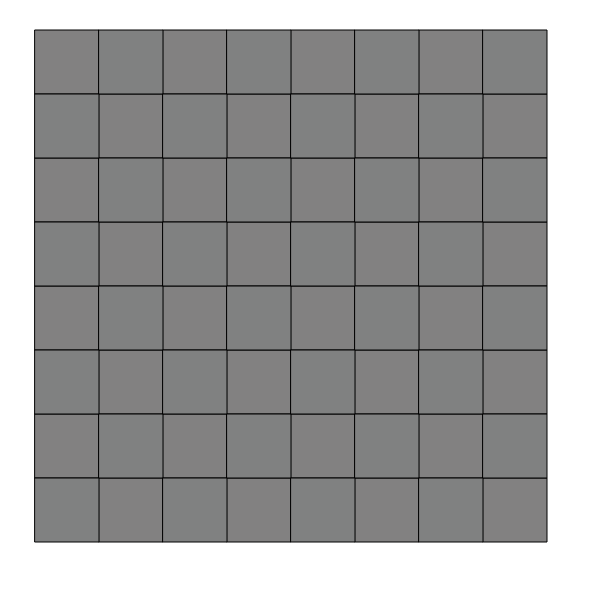
Frame 1 (no input)
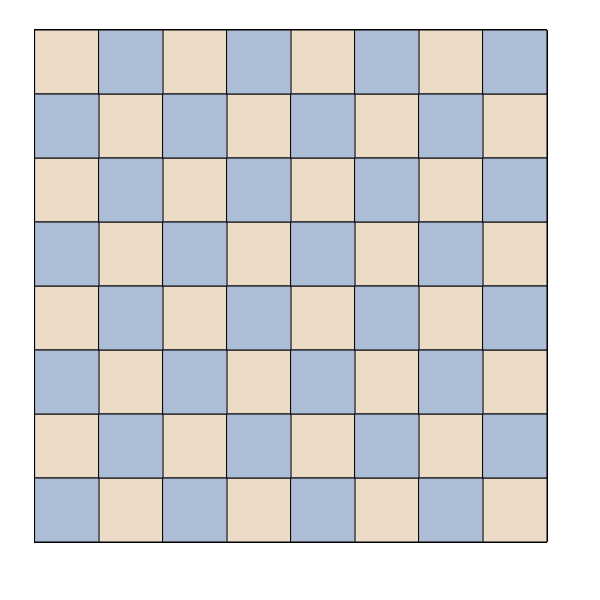
Frame 60 (no input)
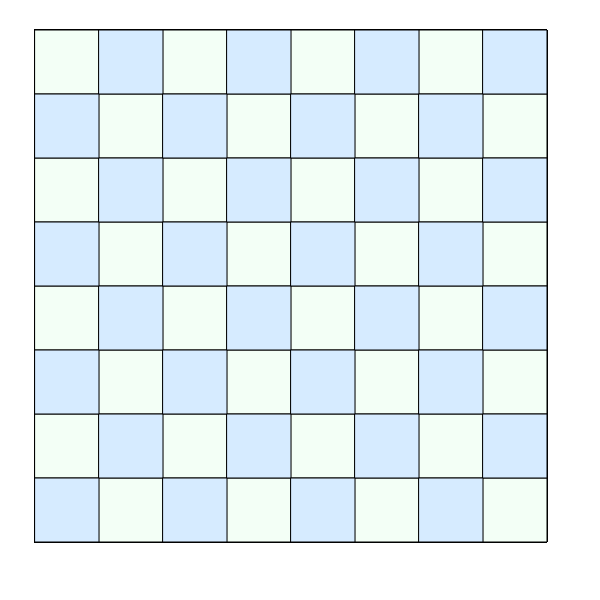
Frame 120 (the mouse pressed at the canvas centre since frame 60)

The p5.js sketch that drew these frames (run headless with seeded random() and noise() and a simulated clock; from frame 60 on, the mouse is pressed at the canvas centre):

// p5.js sketch
// ── sketch.js

var left_speed = 1;
var right_speed = 1;

function setup()
{
    createCanvas(600,600);
    background(255)

}

function draw()
{
    var x_shift = 35;
    var y_shift = 30;
    
    fill(
        127.5*(1 + sin(left_speed*frameCount/60)), 
        127.5*(1 + sin(left_speed*frameCount/75)), 
        127.5*(1 + sin(left_speed* frameCount/100)));
    for (let i = 0; i < 4; i++) {
        for (let j = 0; j < 4; j++) {
            rect(x_shift+128*i,y_shift+128*j,64,64);
        }
    }
    for (let i = 0; i < 4; i++) {
        for (let j = 0; j < 4; j++) {
            rect(x_shift+128*i+64,y_shift+128*j+64,64,64);
        }
    }
    fill(
        127.5*(1 + sin(right_speed*frameCount/160)), 
        127.5*(1 + sin(right_speed*frameCount/120)), 
        127.5*(1 + sin(right_speed*frameCount/80)));
    for (let i = 0; i < 4; i++) {
        for (let j = 0; j < 4; j++) {
            rect(x_shift+128*i+64,y_shift+128*j,64,64);
        }
    }
    for (let i = 0; i < 4; i++) {
        for (let j = 0; j < 4; j++) {
            rect(x_shift+128*i,y_shift+128*j+64,64,64);
        }
    }
    
}

function keyPressed() {
    if (keyCode == LEFT_ARROW){
        left_speed += 1;
    }
    if (keyCode == RIGHT_ARROW){
        right_speed += 1;
    }
    if (keyCode == UP_ARROW){
        left_speed -= 1;
    }
    if (keyCode == DOWN_ARROW){
        right_speed -= 1;
    }
    
    speed += 1;
}
